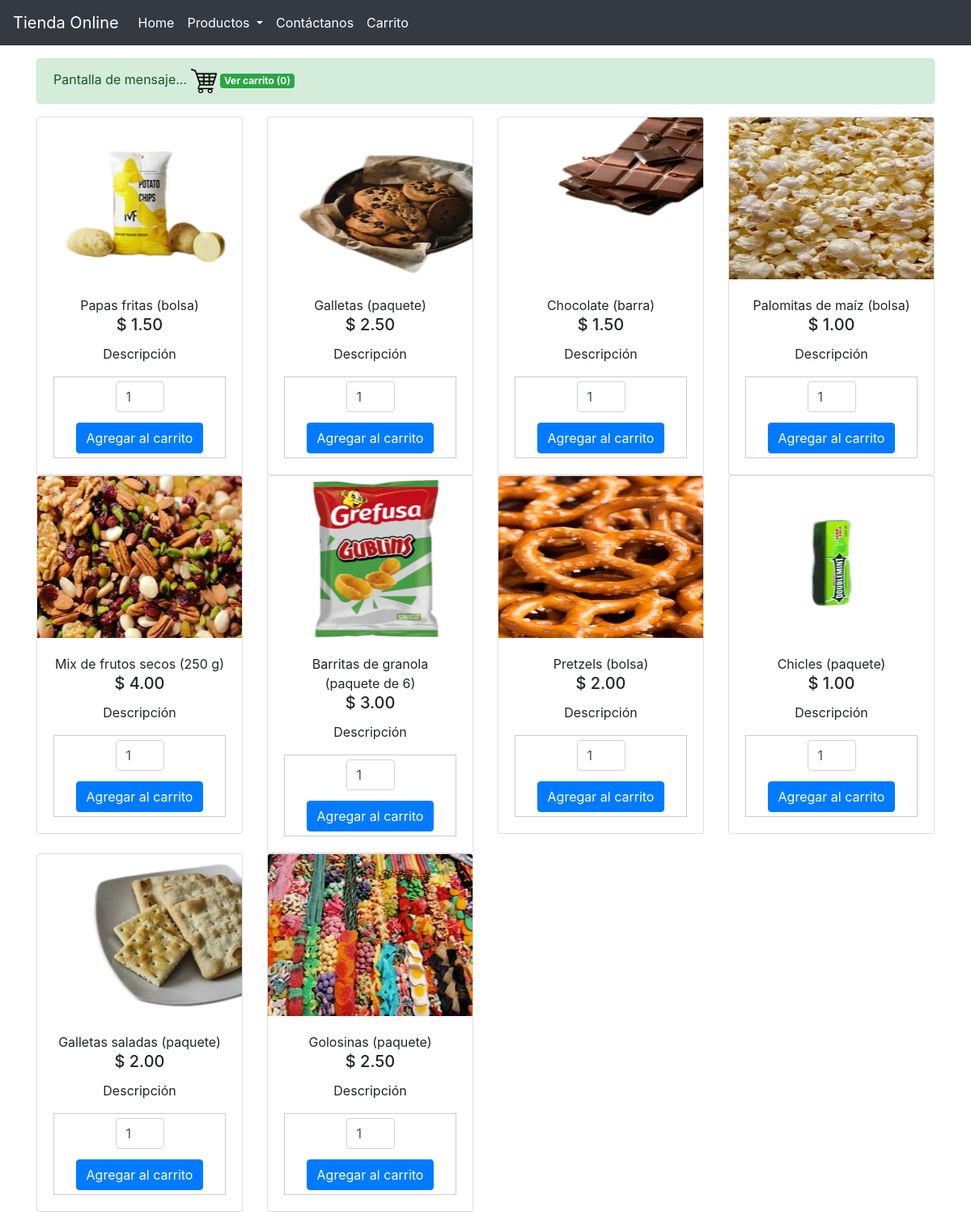
The app's page /productos/snacks.php with its own data.
### tables this page shows
CREATE TABLE `producto` (
  `ProductoID` int(11) NOT NULL,
  `ProductoCategoriaID` varchar(50) DEFAULT NULL,
  `ProductoTipoID` varchar(50) DEFAULT NULL,
  `Nombre` varchar(100) DEFAULT NULL,
  `Precio` decimal(10,2) DEFAULT NULL,
  `FechaUltimoPrecio` date DEFAULT NULL,
  `Descuento` decimal(5,2) DEFAULT NULL,
  `PagaIVA` tinyint(1) NOT NULL DEFAULT 1,
  `Orden` int(11) DEFAULT NULL,
  `Activo` tinyint(4) DEFAULT NULL,
  `RutaImagen` varchar(150) DEFAULT NULL,
  `RutaImagenThumb` varchar(200) DEFAULT NULL
);

### productos/snacks.php (the view, shortened to what this page needs)
<!DOCTYPE html>
<html lang="es">
<head>
    <link rel="stylesheet" href="https://cdn.jsdelivr.net/npm/bootstrap@4.1.3/dist/css/bootstrap.min.css">
</head>
<body>
    <nav class="navbar navbar-expand-lg navbar-dark bg-dark fixed-top">
        <a class="navbar-brand" href="index.php">Tienda Online</a>
        <div id="my-nav" class="collapse navbar-collapse">
            <ul class="navbar-nav mr-auto">
                <li class="nav-item active">
                    <a class="nav-link" href="index.php">Home <span class="sr-only">(current)</span></a>
                </li>
                <li class="nav-item dropdown active">
                    <a class="nav-link dropdown-toggle" href="#" id="navbarDropdownProductos" role="button" data-toggle="dropdown" aria-haspopup="true" aria-expanded="false">
                        Productos
                    </a>
                </li>
                <li class="nav-item active">
                    <a class="nav-link" href="contacto.php">Contáctanos <span class="sr-only">(current)</span></a>
                </li>
                <li class="nav-item active">
                    <a class="nav-link" href="carrito.php">Carrito <span class="sr-only">(current)</span></a>
                </li>
            </ul>
        </div>
    </nav>
    <br>
    <br>
    <?php
    $numProductos = !empty($_SESSION['carrito']) ? count($_SESSION['carrito']) : 0;
    ?>
    <div class="container">
        <br>
        <div class="alert alert-success" role="alert">
            Pantalla de mensaje... <img src="images/carrito (2).png" alt="">
            <a href="carrito.php" class="badge badge-success">Ver carrito (<?php echo $numProductos; ?>)</a>
        </div>
    </div>
    <div class="container">
        <div class="row">
            <?php
            include_once 'config.php';
            $sql = "SELECT ProductoID, Nombre, Precio, RutaImagen FROM producto WHERE ProductoCategoriaID = 'Snacks' AND Activo = 1";
            $result = $conn->query($sql);
            if ($result && $result->num_rows > 0) {
                while ($row = $result->fetch_assoc()) {
                    $nombre = $row['Nombre'];
                    $precio = $row['Precio'];
                    $imagen = $row['RutaImagen'];
            ?>
                    <div class="col-3">
                        <div class="card">
                            <img title="<?php echo htmlspecialchars($nombre); ?>" alt="<?php echo htmlspecialchars($nombre); ?>" class="card-img-top" src="<?php echo htmlspecialchars($imagen); ?>" height="200px" alt="">
                            <div class="card-body">
                                <span><?php echo htmlspecialchars($nombre); ?></span>
                                <h5 class="card-title">$ <?php echo htmlspecialchars($precio); ?></h5>
                                <p class="card-text">Descripción</p>
                                <form action="carrito.php" method="post" enctype="multipart/form-data">
                                    <div class="cantidad-form">
                                        <input type="number" name="cantidad" value="1" min="1" class="form-control cantidad-input">
                                        <button class="btn btn-primary mt-2" name="btnAccion" value="Agregar" type="submit">Agregar al carrito</button>
                                    </div>
                                </form>
                            </div>
                        </div>
                    </div>
            <?php
                }
            } else {
                echo "No se encontraron productos de snacks.";
            }
            ?>
        </div>
    </div>
</body>
</html>

### productos/snacks.php (style rules this page uses)
.card-body { text-align: center; }
.cantidad-form { border: 1px solid #ccc; text-align: center; padding: 5px; margin-top: 5px; display: flex; flex-direction: column; align-items: center; }
.cantidad-form input[type="number"] { width: 60px; margin-bottom: 5px; }
.btn-primary { min-width: 130px; }

### records on screen
producto: RutaImagen (picture), Nombre "Papas fritas (bolsa)", Precio "1.50"
producto: RutaImagen (picture), Nombre "Galletas (paquete)", Precio "2.50"
producto: RutaImagen (picture), Nombre "Chocolate (barra)", Precio "1.50"
producto: RutaImagen (picture), Nombre "Palomitas de maíz (bolsa)", Precio "1.00"
producto: RutaImagen (picture), Nombre "Mix de frutos secos (250 g)", Precio "4.00"
producto: RutaImagen (picture), Nombre "Barritas de granola (paquete de 6)", Precio "3.00"
producto: RutaImagen (picture), Nombre "Pretzels (bolsa)", Precio "2.00"
producto: RutaImagen (picture), Nombre "Chicles (paquete)", Precio "1.00"
producto: RutaImagen (picture), Nombre "Galletas saladas (paquete)", Precio "2.00"
producto: RutaImagen (picture), Nombre "Golosinas (paquete)", Precio "2.50"

### other values on screen
$numProductos "0"
